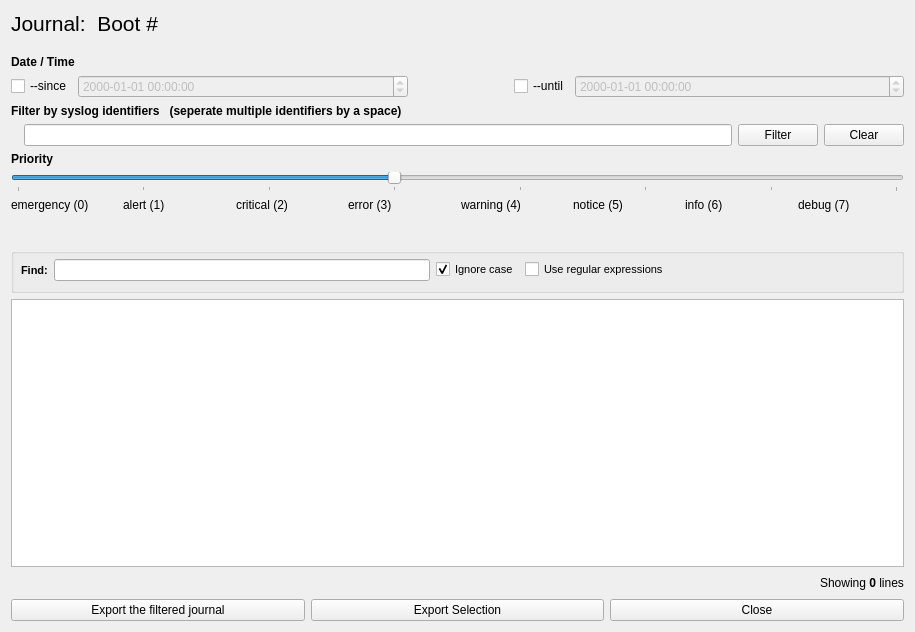
<?xml version="1.0" encoding="UTF-8"?>
<ui version="4.0">
 <class>ShowBootLog</class>
 <widget class="QDialog" name="ShowBootLog">
  <property name="windowModality">
   <enum>Qt::WindowModal</enum>
  </property>
  <property name="geometry">
   <rect>
    <x>0</x>
    <y>0</y>
    <width>915</width>
    <height>632</height>
   </rect>
  </property>
  <property name="windowTitle">
   <string>QJournalctl: Show journal entries</string>
  </property>
  <property name="windowIcon">
   <iconset resource="icon.qrc">
    <normaloff>:/ui/icon.xpm</normaloff>:/ui/icon.xpm</iconset>
  </property>
  <layout class="QGridLayout" name="gridLayout">
   <item row="4" column="0">
    <layout class="QHBoxLayout" name="horizontalLayout_3">
     <item>
      <spacer name="horizontalSpacer_2">
       <property name="orientation">
        <enum>Qt::Horizontal</enum>
       </property>
       <property name="sizeHint" stdset="0">
        <size>
         <width>40</width>
         <height>20</height>
        </size>
       </property>
      </spacer>
     </item>
     <item>
      <widget class="QLabel" name="numberOfEntriesLabel">
       <property name="text">
        <string>Showing &lt;b&gt;0&lt;/b&gt; lines</string>
       </property>
      </widget>
     </item>
    </layout>
   </item>
   <item row="5" column="0">
    <layout class="QHBoxLayout" name="bottomMenu">
     <item>
      <widget class="QPushButton" name="exportButton">
       <property name="focusPolicy">
        <enum>Qt::NoFocus</enum>
       </property>
       <property name="styleSheet">
        <string notr="true"/>
       </property>
       <property name="text">
        <string>Export the filtered journal</string>
       </property>
      </widget>
     </item>
     <item>
      <widget class="QPushButton" name="exportSelectionButton">
       <property name="focusPolicy">
        <enum>Qt::NoFocus</enum>
       </property>
       <property name="visible">
        <bool>false</bool>
       </property>
       <property name="text">
        <string>Export Selection</string>
       </property>
      </widget>
     </item>
     <item>
      <widget class="QPushButton" name="closeButton">
       <property name="sizePolicy">
        <sizepolicy hsizetype="Ignored" vsizetype="Fixed">
         <horstretch>0</horstretch>
         <verstretch>0</verstretch>
        </sizepolicy>
       </property>
       <property name="focusPolicy">
        <enum>Qt::NoFocus</enum>
       </property>
       <property name="text">
        <string>Close</string>
       </property>
      </widget>
     </item>
    </layout>
   </item>
   <item row="3" column="0">
    <layout class="QVBoxLayout" name="verticalLayout">
     <item>
      <widget class="QLabel" name="label">
       <property name="font">
        <font>
         <pointsize>16</pointsize>
        </font>
       </property>
       <property name="text">
        <string>Journal:  Boot #</string>
       </property>
      </widget>
     </item>
     <item>
      <spacer name="verticalSpacer">
       <property name="orientation">
        <enum>Qt::Vertical</enum>
       </property>
       <property name="sizeType">
        <enum>QSizePolicy::Fixed</enum>
       </property>
       <property name="sizeHint" stdset="0">
        <size>
         <width>20</width>
         <height>13</height>
        </size>
       </property>
      </spacer>
     </item>
     <item>
      <widget class="QLabel" name="label_10">
       <property name="font">
        <font>
         <weight>75</weight>
         <bold>true</bold>
        </font>
       </property>
       <property name="text">
        <string>Date / Time</string>
       </property>
      </widget>
     </item>
     <item>
      <layout class="QHBoxLayout" name="horizontalLayout">
       <item>
        <widget class="QCheckBox" name="sinceCheckBox">
         <property name="sizePolicy">
          <sizepolicy hsizetype="Fixed" vsizetype="Fixed">
           <horstretch>0</horstretch>
           <verstretch>0</verstretch>
          </sizepolicy>
         </property>
         <property name="text">
          <string>--since</string>
         </property>
        </widget>
       </item>
       <item>
        <widget class="QDateTimeEdit" name="sinceDateTimeEdit">
         <property name="enabled">
          <bool>false</bool>
         </property>
         <property name="displayFormat">
          <string>yyyy-MM-dd hh:mm:00</string>
         </property>
        </widget>
       </item>
       <item>
        <spacer name="horizontalSpacer">
         <property name="orientation">
          <enum>Qt::Horizontal</enum>
         </property>
         <property name="sizeType">
          <enum>QSizePolicy::Fixed</enum>
         </property>
         <property name="sizeHint" stdset="0">
          <size>
           <width>100</width>
           <height>20</height>
          </size>
         </property>
        </spacer>
       </item>
       <item>
        <widget class="QCheckBox" name="untilCheckBox">
         <property name="sizePolicy">
          <sizepolicy hsizetype="Fixed" vsizetype="Fixed">
           <horstretch>0</horstretch>
           <verstretch>0</verstretch>
          </sizepolicy>
         </property>
         <property name="text">
          <string>--until</string>
         </property>
        </widget>
       </item>
       <item>
        <widget class="QDateTimeEdit" name="untilDateTimeEdit">
         <property name="enabled">
          <bool>false</bool>
         </property>
         <property name="time">
          <time>
           <hour>0</hour>
           <minute>0</minute>
           <second>0</second>
          </time>
         </property>
         <property name="displayFormat">
          <string>yyyy-MM-dd hh:mm:00</string>
         </property>
        </widget>
       </item>
      </layout>
     </item>
     <item>
      <widget class="QLabel" name="label_12">
       <property name="font">
        <font>
         <weight>75</weight>
         <bold>true</bold>
        </font>
       </property>
       <property name="text">
        <string>Filter by syslog identifiers   (seperate multiple identifiers by a space)</string>
       </property>
      </widget>
     </item>
     <item>
      <layout class="QHBoxLayout" name="horizontalLayout_4">
       <item>
        <widget class="QLabel" name="acceptedIdentifierLabel">
         <property name="text">
          <string/>
         </property>
        </widget>
       </item>
       <item>
        <widget class="QLineEdit" name="identifiersLineEdit">
         <property name="focusPolicy">
          <enum>Qt::StrongFocus</enum>
         </property>
        </widget>
       </item>
       <item>
        <widget class="QPushButton" name="filterButton">
         <property name="focusPolicy">
          <enum>Qt::NoFocus</enum>
         </property>
         <property name="text">
          <string>Filter</string>
         </property>
        </widget>
       </item>
       <item>
        <widget class="QPushButton" name="clearButton">
         <property name="focusPolicy">
          <enum>Qt::NoFocus</enum>
         </property>
         <property name="text">
          <string>Clear</string>
         </property>
        </widget>
       </item>
      </layout>
     </item>
     <item>
      <widget class="QLabel" name="label_11">
       <property name="font">
        <font>
         <weight>75</weight>
         <bold>true</bold>
        </font>
       </property>
       <property name="text">
        <string>Priority</string>
       </property>
      </widget>
     </item>
     <item>
      <widget class="QSlider" name="horizontalSlider">
       <property name="maximum">
        <number>7</number>
       </property>
       <property name="sliderPosition">
        <number>3</number>
       </property>
       <property name="orientation">
        <enum>Qt::Horizontal</enum>
       </property>
       <property name="tickPosition">
        <enum>QSlider::TicksBelow</enum>
       </property>
       <property name="tickInterval">
        <number>1</number>
       </property>
      </widget>
     </item>
     <item>
      <layout class="QHBoxLayout" name="horizontalLayout_2">
       <item>
        <widget class="QLabel" name="label_8">
         <property name="text">
          <string>emergency (0)</string>
         </property>
        </widget>
       </item>
       <item>
        <widget class="QLabel" name="label_7">
         <property name="text">
          <string>alert (1)</string>
         </property>
        </widget>
       </item>
       <item>
        <widget class="QLabel" name="label_6">
         <property name="text">
          <string>critical (2)</string>
         </property>
        </widget>
       </item>
       <item>
        <widget class="QLabel" name="label_5">
         <property name="text">
          <string>error (3)</string>
         </property>
        </widget>
       </item>
       <item>
        <widget class="QLabel" name="label_4">
         <property name="text">
          <string>warning (4)</string>
         </property>
        </widget>
       </item>
       <item>
        <widget class="QLabel" name="label_3">
         <property name="text">
          <string>notice (5)</string>
         </property>
        </widget>
       </item>
       <item>
        <widget class="QLabel" name="label_2">
         <property name="text">
          <string>info (6)</string>
         </property>
        </widget>
       </item>
       <item>
        <widget class="QLabel" name="label_9">
         <property name="text">
          <string>debug (7)</string>
         </property>
        </widget>
       </item>
      </layout>
     </item>
     <item>
      <spacer name="verticalSpacer_2">
       <property name="orientation">
        <enum>Qt::Vertical</enum>
       </property>
       <property name="sizeType">
        <enum>QSizePolicy::Fixed</enum>
       </property>
       <property name="sizeHint" stdset="0">
        <size>
         <width>20</width>
         <height>30</height>
        </size>
       </property>
      </spacer>
     </item>
     <item>
      <widget class="QGroupBox" name="findBox">
       <property name="sizePolicy">
        <sizepolicy hsizetype="Expanding" vsizetype="Fixed">
         <horstretch>0</horstretch>
         <verstretch>0</verstretch>
        </sizepolicy>
       </property>
       <property name="minimumSize">
        <size>
         <width>0</width>
         <height>45</height>
        </size>
       </property>
       <property name="visible">
        <bool>false</bool>
       </property>
       <property name="title">
        <string/>
       </property>
       <widget class="QWidget" name="layoutWidget">
        <property name="geometry">
         <rect>
          <x>10</x>
          <y>0</y>
          <width>899</width>
          <height>44</height>
         </rect>
        </property>
        <layout class="QHBoxLayout" name="findLayout">
         <property name="topMargin">
          <number>0</number>
         </property>
         <property name="bottomMargin">
          <number>0</number>
         </property>
         <item>
          <widget class="QLabel" name="findLabel">
           <property name="font">
            <font>
             <pointsize>8</pointsize>
             <weight>75</weight>
             <bold>true</bold>
            </font>
           </property>
           <property name="text">
            <string>Find:</string>
           </property>
          </widget>
         </item>
         <item>
          <widget class="QLineEdit" name="findLineEdit"/>
         </item>
         <item>
          <widget class="QCheckBox" name="ignoreCaseCheckBox">
           <property name="font">
            <font>
             <pointsize>8</pointsize>
            </font>
           </property>
           <property name="text">
            <string>Ignore case</string>
           </property>
           <property name="checked">
            <bool>true</bool>
           </property>
           <property name="tristate">
            <bool>false</bool>
           </property>
          </widget>
         </item>
         <item>
          <widget class="QCheckBox" name="useRegexpCheckBox">
           <property name="font">
            <font>
             <pointsize>8</pointsize>
            </font>
           </property>
           <property name="text">
            <string>Use regular expressions</string>
           </property>
          </widget>
         </item>
         <item>
          <spacer name="horizontalSpacer_3">
           <property name="orientation">
            <enum>Qt::Horizontal</enum>
           </property>
           <property name="sizeType">
            <enum>QSizePolicy::Fixed</enum>
           </property>
           <property name="sizeHint" stdset="0">
            <size>
             <width>10</width>
             <height>20</height>
            </size>
           </property>
          </spacer>
         </item>
         <item>
          <widget class="QLabel" name="findStatusLabel">
           <property name="minimumSize">
            <size>
             <width>200</width>
             <height>0</height>
            </size>
           </property>
           <property name="font">
            <font>
             <pointsize>8</pointsize>
             <italic>true</italic>
            </font>
           </property>
           <property name="text">
            <string/>
           </property>
           <property name="alignment">
            <set>Qt::AlignRight|Qt::AlignTrailing|Qt::AlignVCenter</set>
           </property>
          </widget>
         </item>
         <item>
          <spacer name="horizontalSpacer_4">
           <property name="orientation">
            <enum>Qt::Horizontal</enum>
           </property>
           <property name="sizeType">
            <enum>QSizePolicy::Fixed</enum>
           </property>
           <property name="sizeHint" stdset="0">
            <size>
             <width>35</width>
             <height>20</height>
            </size>
           </property>
          </spacer>
         </item>
        </layout>
       </widget>
      </widget>
     </item>
     <item>
      <widget class="QPlainTextEdit" name="plainTextEdit">
       <property name="styleSheet">
        <string notr="true"/>
       </property>
       <property name="readOnly">
        <bool>true</bool>
       </property>
      </widget>
     </item>
    </layout>
   </item>
  </layout>
 </widget>
 <resources>
  <include location="icon.qrc"/>
 </resources>
 <connections/>
</ui>
